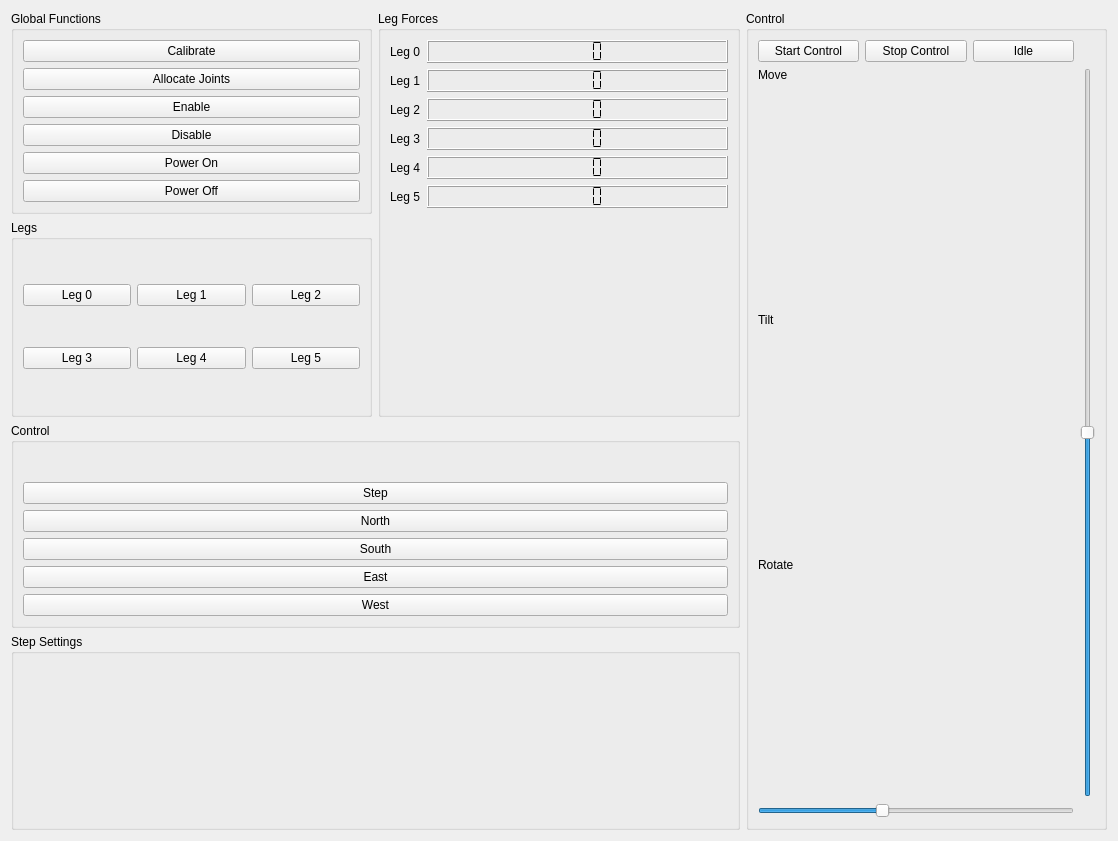
<?xml version="1.0" encoding="UTF-8"?>
<ui version="4.0">
 <class>HexapodControlWidget</class>
 <widget class="QWidget" name="HexapodControlWidget">
  <property name="geometry">
   <rect>
    <x>0</x>
    <y>0</y>
    <width>1118</width>
    <height>841</height>
   </rect>
  </property>
  <property name="windowTitle">
   <string>Form</string>
  </property>
  <layout class="QGridLayout" name="gridLayout_4">
   <item row="0" column="2" rowspan="4">
    <widget class="QGroupBox" name="groupBox_6">
     <property name="title">
      <string>Control</string>
     </property>
     <layout class="QGridLayout" name="gridLayout_5">
      <item row="1" column="0" colspan="3">
       <layout class="QVBoxLayout" name="verticalLayout_2">
        <property name="sizeConstraint">
         <enum>QLayout::SetDefaultConstraint</enum>
        </property>
        <item>
         <widget class="QLabel" name="label_7">
          <property name="sizePolicy">
           <sizepolicy hsizetype="Preferred" vsizetype="Minimum">
            <horstretch>0</horstretch>
            <verstretch>0</verstretch>
           </sizepolicy>
          </property>
          <property name="minimumSize">
           <size>
            <width>0</width>
            <height>0</height>
           </size>
          </property>
          <property name="text">
           <string>Move</string>
          </property>
         </widget>
        </item>
        <item>
         <widget class="QVirtualPad" name="movePadInput" native="true">
          <property name="sizePolicy">
           <sizepolicy hsizetype="Preferred" vsizetype="MinimumExpanding">
            <horstretch>0</horstretch>
            <verstretch>0</verstretch>
           </sizepolicy>
          </property>
         </widget>
        </item>
        <item>
         <widget class="QLabel" name="label_9">
          <property name="sizePolicy">
           <sizepolicy hsizetype="Preferred" vsizetype="Minimum">
            <horstretch>0</horstretch>
            <verstretch>0</verstretch>
           </sizepolicy>
          </property>
          <property name="minimumSize">
           <size>
            <width>0</width>
            <height>0</height>
           </size>
          </property>
          <property name="text">
           <string>Tilt</string>
          </property>
         </widget>
        </item>
        <item>
         <widget class="QVirtualPad" name="tildPadInput" native="true">
          <property name="sizePolicy">
           <sizepolicy hsizetype="Preferred" vsizetype="MinimumExpanding">
            <horstretch>0</horstretch>
            <verstretch>0</verstretch>
           </sizepolicy>
          </property>
         </widget>
        </item>
        <item>
         <widget class="QLabel" name="label_8">
          <property name="sizePolicy">
           <sizepolicy hsizetype="Preferred" vsizetype="Minimum">
            <horstretch>0</horstretch>
            <verstretch>0</verstretch>
           </sizepolicy>
          </property>
          <property name="minimumSize">
           <size>
            <width>0</width>
            <height>0</height>
           </size>
          </property>
          <property name="text">
           <string>Rotate</string>
          </property>
         </widget>
        </item>
        <item>
         <widget class="QVirtualPad" name="spinPadInput" native="true">
          <property name="sizePolicy">
           <sizepolicy hsizetype="Preferred" vsizetype="MinimumExpanding">
            <horstretch>0</horstretch>
            <verstretch>0</verstretch>
           </sizepolicy>
          </property>
         </widget>
        </item>
       </layout>
      </item>
      <item row="1" column="3">
       <widget class="QSlider" name="heightInput_2">
        <property name="minimum">
         <number>-200</number>
        </property>
        <property name="maximum">
         <number>200</number>
        </property>
        <property name="orientation">
         <enum>Qt::Vertical</enum>
        </property>
       </widget>
      </item>
      <item row="0" column="1">
       <widget class="QPushButton" name="stopControlButton">
        <property name="text">
         <string>Stop Control</string>
        </property>
       </widget>
      </item>
      <item row="0" column="2">
       <widget class="QPushButton" name="idleButton">
        <property name="text">
         <string>Idle</string>
        </property>
       </widget>
      </item>
      <item row="0" column="0">
       <widget class="QPushButton" name="startControlButton">
        <property name="text">
         <string>Start Control</string>
        </property>
       </widget>
      </item>
      <item row="2" column="0" colspan="3">
       <widget class="QSlider" name="footWidthInput">
        <property name="sizePolicy">
         <sizepolicy hsizetype="Preferred" vsizetype="Fixed">
          <horstretch>0</horstretch>
          <verstretch>0</verstretch>
         </sizepolicy>
        </property>
        <property name="maximum">
         <number>300</number>
        </property>
        <property name="value">
         <number>117</number>
        </property>
        <property name="orientation">
         <enum>Qt::Horizontal</enum>
        </property>
       </widget>
      </item>
     </layout>
    </widget>
   </item>
   <item row="0" column="0">
    <widget class="QGroupBox" name="groupBox_3">
     <property name="title">
      <string>Global Functions</string>
     </property>
     <layout class="QGridLayout" name="gridLayout_3">
      <item row="4" column="0">
       <widget class="QPushButton" name="powerOnButton">
        <property name="text">
         <string>Power On</string>
        </property>
       </widget>
      </item>
      <item row="3" column="0">
       <widget class="QPushButton" name="disableButton">
        <property name="text">
         <string>Disable</string>
        </property>
       </widget>
      </item>
      <item row="1" column="0">
       <widget class="QPushButton" name="allocateJointsButton">
        <property name="text">
         <string>Allocate Joints</string>
        </property>
       </widget>
      </item>
      <item row="0" column="0">
       <widget class="QPushButton" name="calibrateButton">
        <property name="text">
         <string>Calibrate</string>
        </property>
       </widget>
      </item>
      <item row="2" column="0">
       <widget class="QPushButton" name="enableButton">
        <property name="text">
         <string>Enable</string>
        </property>
       </widget>
      </item>
      <item row="5" column="0">
       <widget class="QPushButton" name="powerOffButton">
        <property name="text">
         <string>Power Off</string>
        </property>
       </widget>
      </item>
     </layout>
    </widget>
   </item>
   <item row="3" column="0" colspan="2">
    <widget class="QGroupBox" name="groupBox_5">
     <property name="title">
      <string>Step Settings</string>
     </property>
     <layout class="QVBoxLayout" name="verticalLayout">
      <item>
       <widget class="SpinSlider" name="stepFrequency" native="true"/>
      </item>
      <item>
       <widget class="SpinSlider" name="stepDirectionAngle" native="true"/>
      </item>
      <item>
       <widget class="SpinSlider" name="stepHeightOffset" native="true"/>
      </item>
      <item>
       <widget class="SpinSlider" name="stepRadius" native="true"/>
      </item>
      <item>
       <widget class="SpinSlider" name="stepTime" native="true"/>
      </item>
     </layout>
    </widget>
   </item>
   <item row="2" column="0" colspan="2">
    <widget class="QGroupBox" name="groupBox_4">
     <property name="title">
      <string>Control</string>
     </property>
     <layout class="QGridLayout" name="gridLayout">
      <item row="4" column="0">
       <widget class="SpinSlider" name="globalXInput" native="true"/>
      </item>
      <item row="7" column="0">
       <widget class="QPushButton" name="stepButton">
        <property name="text">
         <string>Step</string>
        </property>
       </widget>
      </item>
      <item row="3" column="0">
       <widget class="SpinSlider" name="directionAngleInput" native="true"/>
      </item>
      <item row="0" column="0">
       <widget class="SpinSlider" name="heightInput" native="true"/>
      </item>
      <item row="5" column="0">
       <widget class="SpinSlider" name="globalYInput" native="true"/>
      </item>
      <item row="8" column="0">
       <widget class="QPushButton" name="northButton">
        <property name="text">
         <string>North</string>
        </property>
       </widget>
      </item>
      <item row="9" column="0">
       <widget class="QPushButton" name="southButton">
        <property name="text">
         <string>South</string>
        </property>
       </widget>
      </item>
      <item row="10" column="0">
       <widget class="QPushButton" name="eastButton">
        <property name="text">
         <string>East</string>
        </property>
       </widget>
      </item>
      <item row="12" column="0">
       <widget class="QPushButton" name="westButton">
        <property name="text">
         <string>West</string>
        </property>
       </widget>
      </item>
      <item row="6" column="0">
       <widget class="SpinSlider" name="globalZInput" native="true"/>
      </item>
     </layout>
    </widget>
   </item>
   <item row="1" column="0">
    <widget class="QGroupBox" name="groupBox">
     <property name="title">
      <string>Legs</string>
     </property>
     <layout class="QGridLayout" name="gridLayout_2">
      <item row="0" column="0">
       <widget class="LegPushButton" name="leg0Button">
        <property name="text">
         <string>Leg 0</string>
        </property>
       </widget>
      </item>
      <item row="0" column="1">
       <widget class="LegPushButton" name="leg1Button">
        <property name="text">
         <string>Leg 1</string>
        </property>
       </widget>
      </item>
      <item row="1" column="2">
       <widget class="LegPushButton" name="leg5Button">
        <property name="text">
         <string>Leg 5</string>
        </property>
       </widget>
      </item>
      <item row="1" column="0">
       <widget class="LegPushButton" name="leg3Button">
        <property name="text">
         <string>Leg 3</string>
        </property>
       </widget>
      </item>
      <item row="1" column="1">
       <widget class="LegPushButton" name="leg4Button">
        <property name="text">
         <string>Leg 4</string>
        </property>
       </widget>
      </item>
      <item row="0" column="2">
       <widget class="LegPushButton" name="leg2Button">
        <property name="text">
         <string>Leg 2</string>
        </property>
       </widget>
      </item>
     </layout>
    </widget>
   </item>
   <item row="0" column="1" rowspan="2">
    <widget class="QGroupBox" name="groupBox_2">
     <property name="title">
      <string>Leg Forces</string>
     </property>
     <layout class="QFormLayout" name="formLayout">
      <item row="0" column="1">
       <widget class="QLCDNumber" name="leg0ForceDisplay">
        <property name="segmentStyle">
         <enum>QLCDNumber::Flat</enum>
        </property>
       </widget>
      </item>
      <item row="0" column="0">
       <widget class="QLabel" name="label">
        <property name="text">
         <string>Leg 0</string>
        </property>
       </widget>
      </item>
      <item row="1" column="1">
       <widget class="QLCDNumber" name="leg1ForceDisplay">
        <property name="segmentStyle">
         <enum>QLCDNumber::Flat</enum>
        </property>
       </widget>
      </item>
      <item row="1" column="0">
       <widget class="QLabel" name="label_2">
        <property name="text">
         <string>Leg 1</string>
        </property>
       </widget>
      </item>
      <item row="2" column="0">
       <widget class="QLabel" name="label_3">
        <property name="text">
         <string>Leg 2</string>
        </property>
       </widget>
      </item>
      <item row="3" column="0">
       <widget class="QLabel" name="label_4">
        <property name="text">
         <string>Leg 3</string>
        </property>
       </widget>
      </item>
      <item row="4" column="0">
       <widget class="QLabel" name="label_5">
        <property name="text">
         <string>Leg 4</string>
        </property>
       </widget>
      </item>
      <item row="5" column="0">
       <widget class="QLabel" name="label_6">
        <property name="text">
         <string>Leg 5</string>
        </property>
       </widget>
      </item>
      <item row="2" column="1">
       <widget class="QLCDNumber" name="leg2ForceDisplay">
        <property name="segmentStyle">
         <enum>QLCDNumber::Flat</enum>
        </property>
       </widget>
      </item>
      <item row="3" column="1">
       <widget class="QLCDNumber" name="leg3ForceDisplay">
        <property name="segmentStyle">
         <enum>QLCDNumber::Flat</enum>
        </property>
       </widget>
      </item>
      <item row="4" column="1">
       <widget class="QLCDNumber" name="leg4ForceDisplay">
        <property name="segmentStyle">
         <enum>QLCDNumber::Flat</enum>
        </property>
       </widget>
      </item>
      <item row="5" column="1">
       <widget class="QLCDNumber" name="leg5ForceDisplay">
        <property name="smallDecimalPoint">
         <bool>false</bool>
        </property>
        <property name="segmentStyle">
         <enum>QLCDNumber::Flat</enum>
        </property>
        <property name="value" stdset="0">
         <double>0.000000000000000</double>
        </property>
       </widget>
      </item>
     </layout>
    </widget>
   </item>
  </layout>
 </widget>
 <customwidgets>
  <customwidget>
   <class>LegPushButton</class>
   <extends>QPushButton</extends>
   <header>legpushbutton.h</header>
  </customwidget>
  <customwidget>
   <class>SpinSlider</class>
   <extends>QWidget</extends>
   <header>spinslider.h</header>
   <container>1</container>
  </customwidget>
  <customwidget>
   <class>QVirtualPad</class>
   <extends>QWidget</extends>
   <header>qvirtualpad.h</header>
   <container>1</container>
  </customwidget>
 </customwidgets>
 <resources/>
 <connections/>
</ui>
